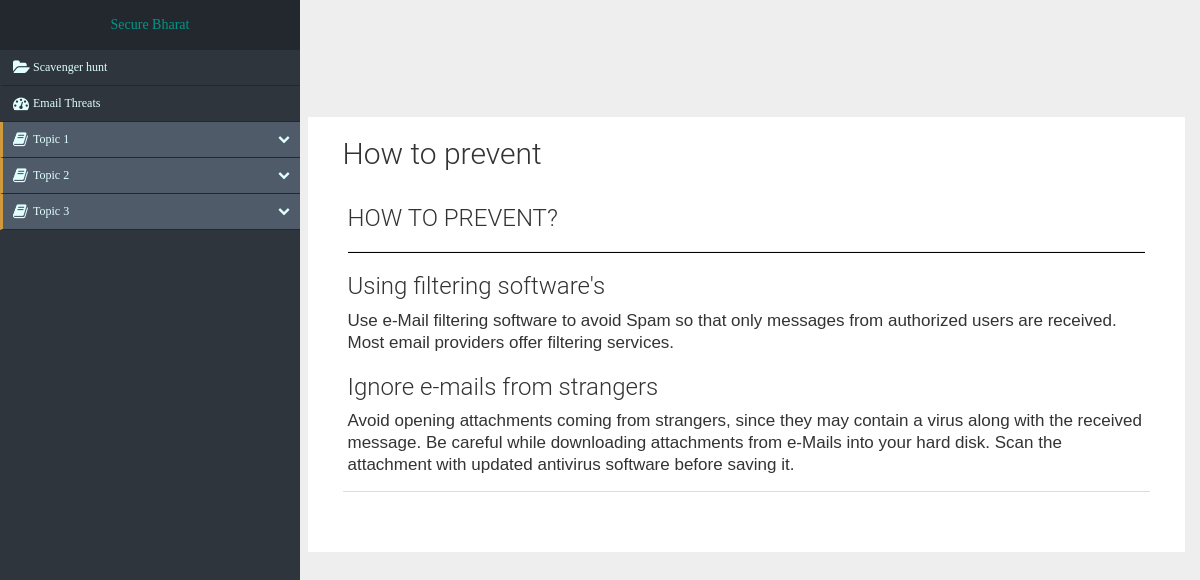
The page /ScavengerHunt/contents.php?x=1 on the database its author committed.
### tables this page shows
CREATE TABLE `trivia` (
  `topic_id` int(11) NOT NULL,
  `trivia_name` varchar(100) NOT NULL,
  `content` text NOT NULL
);

CREATE TABLE `sub_topic` (
  `topic_id` int(11) NOT NULL,
  `topic_name` varchar(200) NOT NULL,
  `content` text NOT NULL,
  `course_id` int(11) NOT NULL,
  `image` varchar(100) NOT NULL
);

### ScavengerHunt/contents.php (the view, shortened to what this page needs)
<?php
include("connectionfactory.php");
?>
<!DOCTYPE HTML>
<html>
<head>
  <link href="../css/bootstrap.min.css" rel="stylesheet" type="text/css"/>
  <link href="../css/index.css" rel="stylesheet" type="text/css"/>
  <link href="https://maxcdn.bootstrapcdn.com/font-awesome/4.2.0/css/font-awesome.min.css" rel="stylesheet">
  <link href="../css/sidenavbar.css" rel="stylesheet" type="text/css"/>
  <link href="../css/material/bootstrap-material-design.css" rel="stylesheet">
  <link href="../css/material/ripples.min.css" rel="stylesheet">
</head>
<body>
<div class="nav-side-menu">
    <div  class="brand"><a href="../index.php">Secure Bharat</a></div>
        <div class="menu-list">
            <ul id="menu-content" class="menu-content collapse out">
                <li>
                  <a href="#">
                  <i class="fa fa-folder-open fa-lg"></i>Scavenger hunt
                  </a>
                </li>
                <li>
                  <a href="#">
                  <i class="fa fa-dashboard fa-lg"></i>Email Threats
                  </a>
                </li>
				<?php
				$sel="select * from trivia";
                $exe=mysqli_query($conn,$sel);
                $total=mysqli_num_rows($exe);
				while($total--){
                 $fetch=mysqli_fetch_array($exe,MYSQLI_ASSOC);
				?>
				    <li  data-toggle="collapse" data-target="#topic<?php echo $fetch['topic_id'];?>" class="collapsed active">
                   <a href="javascript: void(0)"><i class="fa fa-book fa-lg"></i>Topic <?php echo $fetch['topic_id'];?><span class="arrow"></span></a>
                  </li>
                <?php
				}?>
            </ul>
     </div>
</div>
      <div class="container-fluid">
    <div class="col-sm-offset-3 col-sm-9" style="height:100%; background-color:#fff; margin-top:10%;">
		<?php $sel="select * from sub_topic where course_id=1 and topic_id=".$_GET['x'];
 		         $exe=mysqli_query($conn,$sel);
		       $fetch=mysqli_fetch_array($exe,MYSQLI_ASSOC);
		?>
		<div class="topic" id="topic1">
            <h2><?php echo $fetch['topic_name'];?></h2>
            <div class="border">
            	<?php echo $fetch['content']; ?>
            </div>
        </div>
    </div>
</div>
</body>

### Css/index.css (style rules this page uses)
body { font-family: 'Josefin Slab',sans-serif!important; }

### Css/sidenavbar.css (style rules this page uses)
.nav-side-menu { overflow: auto; font-family: verdana; font-size: 12px; font-weight: 200; background-color: #2e353d; position: fixed; top: 0px; width: 300px; height: 100%; color: #e1ffff; }
.nav-side-menu .brand { background-color: #23282e; line-height: 50px; display: block; text-align: center; font-size: 14px; }
.nav-side-menu ul, .nav-side-menu li { list-style: none; padding: 0px; margin: 0px; line-height: 35px; cursor: pointer; }
.nav-side-menu ul .active, .nav-side-menu li .active { border-left: 3px solid #d19b3d; background-color: #4f5b69; }
.nav-side-menu li { padding-left: 0px; border-left: 3px solid #2e353d; border-bottom: 1px solid #23282e; }
.nav-side-menu li a { text-decoration: none; color: #e1ffff; }
.nav-side-menu li a i { padding-left: 10px; width: 20px; padding-right: 20px; }
@media (min-width: 767px) { .nav-side-menu .menu-list .menu-content { display: block; } }
body { margin: 0px; padding: 0px; }

### ScavengerHunt/contents.php (style rules this page uses)
.topic { margin:20px; font-family:'Josefin Slab',sans-serif; font-size:17px; line-height:22px; margin-bottom:60px; }
.border { border-bottom:1px solid #ddd; padding:5px; margin-bottom:25px; }

### rows shown on the page
trivia: topic_id "1"
trivia: topic_id "2"
trivia: topic_id "3"
sub_topic: topic_name "How to prevent", content "HOW TO PREVENT? Using filtering software's Use e-Mail filtering software to avoid Spam so that only messages from authorized users are received. Most email providers offer filtering services. Ignore e-mails from strangers Avoid opening attachments coming from strangers, since they may contain a virus along with the received message. Be careful while downloading attachments from e-Mails into your hard disk. Scan the attachment with updated antivirus software before saving it."
